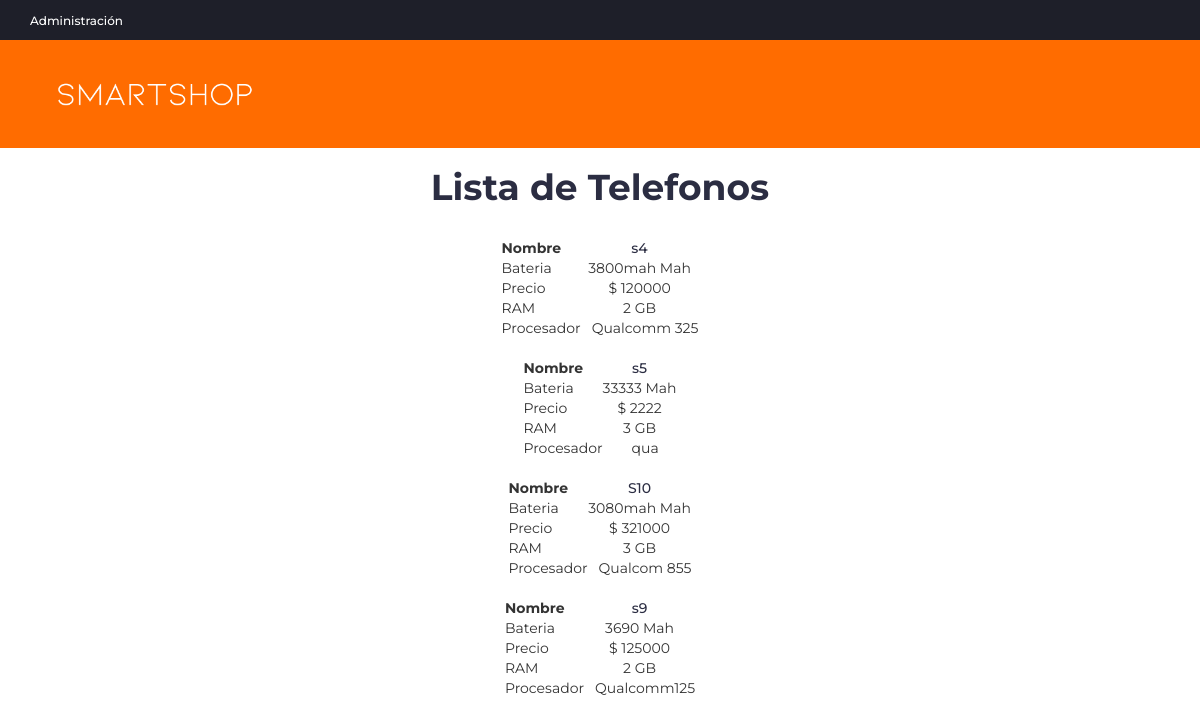
/productos/telefonos/, run on the app's committed database.
### productos/models.py (models this page shows, shortened)
class Telefono(models.Model):
	nombre = models.CharField(max_length=200)
	marca = models.ManyToManyField(Marca)
	ram = models.CharField(max_length=4)
	procesador = models.CharField(max_length=200)
	bateria = models.CharField(max_length=200)
	precio = models.CharField(max_length=6)
	descripcion = models.TextField(max_length=1000, help_text='Ingrese una descripcion sobre el telefono')
	def get_absolute_url(self):
		return reverse('telefono-detail', args=[str(self.id)])

### productos/views.py (the view)
# urls.py: path('telefonos/', views.TelefonoListView.as_view(), name='telefonos'),
class TelefonoListView(generic.ListView):
    model = Telefono

### productos/templates/productos/telefono_list.html (shortened to what this page needs)
{% extends "base_generic.html" %}
{% block content %}
<header>
    <div id="top-header">
        <div class="container">
            <ul class="header-links pull-left">
                <li><a href="#"> </i>Administración</a></li>
            </ul>
        </div>
    </div>
    <div id="header">
        <div class="container navbar-custom">
            <div class="row">
                <div class="col-md-3 ">
                    <div class="header-logo">
                        <a href="{% url 'check'%}" class="logo ">
                            {% load static %}
                            <img class="imagen-titulo" src="{% static 'img/logo.png' %}" alt="">
                        </a>
                    </div>
                </div>
                <div class="col-md-3 clearfix">
                </div>
            </div>
        </div>
    </div>
</header>
    <h1><center>Lista de Telefonos</center></h1>
    {% if telefono_list %}
    <ul>
        {% for telefono in telefono_list %}
        <center><table>
            <thead>
              <tr>
                <th>Nombre</th>
                <th> <center> <a href="{{telefono.get_absolute_url}}">{{ telefono.nombre }}   </a></center></th>
              </tr>
            </thead>
            <tbody>
              <tr>
                <td>Bateria</td>
                <td><center>{{telefono.bateria}} Mah</center></td>
              </tr>
              <tr>
                <td>Precio</td>
                <td><center>$ {{telefono.precio}}</center></td>
              </tr>
              <tr>
                <td>RAM</td>
                <td><center>{{telefono.ram}} GB</center></td>
              </tr>
              <tr>
                <td>Procesador</td>
                <td><center>&nbsp;&nbsp;&nbsp;{{telefono.procesador}}</center></td>
              </tr>
            </tbody>
          </table></center>
        {% endfor %}
    </ul>
    {% else %}
        <p> No hay celulares, algo anda mal</p>
    {% endif %}
{% endblock %}

### productos/templates/base_generic.html (shortened to what this page needs)
{% load static %}
<!DOCTYPE html>
<html lang="en">
<head>
  <link rel="stylesheet" href="https://maxcdn.bootstrapcdn.com/bootstrap/3.3.7/css/bootstrap.min.css">
  {% load static %}
  <link type="text/css" rel="stylesheet" href="{% static 'css/bootstrap.min.css' %}"/>
  {% load static %}
  <link type="text/css" rel="stylesheet" href="{% static 'css/slick.css' %}"/>
  {% load static %}
  <link type="text/css" rel="stylesheet" href="{% static 'css/slick-theme.css' %}"/>
  {% load static %}
  <link type="text/css" rel="stylesheet" href="{% static 'css/nouislider.min.css' %}"/>
  {% load static %}
  <link rel="stylesheet" type="text/css" href="{% static 'css/font-awesome.min.css' %}">
  {% load static %}
  <link type="text/css" rel="stylesheet" href="{% static 'css/style.css' %}"/>
  {% load static %}
  <link rel="stylesheet" href="{% static 'css/estilos.css' %}"/>
  {% load static %}
  {% load static %}
  {% load staticfiles %}
  {% block style %}
    <link rel="stylesheet" type="text/css" href="{% static 'fontawesome/css/all.min.css' %}" />
  {% endblock %}
</head>
<body>
  {% block content %}{% endblock %}
  {% load static %}
  {% load static %}
  {% load static %}
  {% load static %}
  {% load static %}
  {% load static %}
</body>
</html>

### productos/static/css/style.css (style rules this page uses)
body { font-family: 'Montserrat', sans-serif; font-weight: 400; color: #333; }
h1, h2, h3, h4, h5, h6 { color: #2B2D42; font-weight: 700; margin: 0 0 10px; }
a { color: #2B2D42; font-weight: 500; -webkit-transition: 0.2s color; transition: 0.2s color; }
ul, ol { margin: 0; padding: 0; list-style: none }
#top-header { padding-top: 10px; padding-bottom: 10px; background-color: #1E1F29; }
.header-links li { display: inline-block; margin-right: 15px; font-size: 12px; }
.header-links li:last-child { margin-right: 0px; }
.header-links li a { color: #FFF; }
#header { padding-top: 15px; padding-bottom: 15px; background-color: #FF6C00; }
.header-logo { float: left; }
.header-logo .logo img { display: block; }

### productos/static/css/estilos.css (style rules this page uses)
.navbar-custom { background-color:#FF6C00; color:#E76600; }
.imagen-titulo { width:95%; text-align:center; padding:20px; }

### data on the page
Telefono: nombre "s4", bateria "3800mah", precio "120000", ram "2", procesador "Qualcomm 325"
Telefono: nombre "s5", bateria "33333", precio "2222", ram "3", procesador "qua"
Telefono: nombre "S10", bateria "3080mah", precio "321000", ram "3", procesador "Qualcom 855"
Telefono: nombre "s9", bateria "3690", precio "125000", ram "2", procesador "Qualcomm125"
